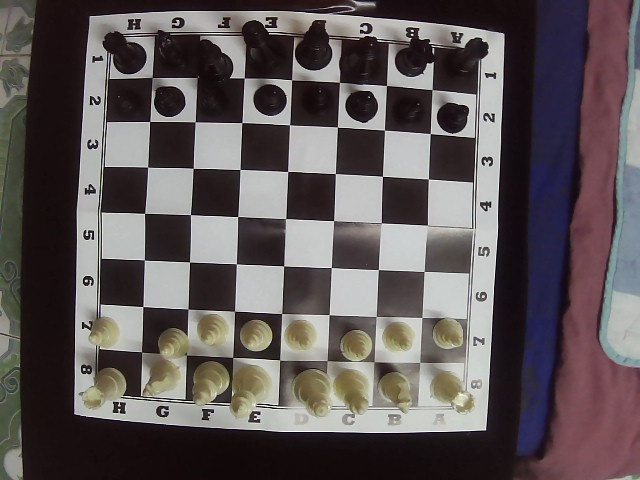
#> input picture src/captured_image2.jpg, 640 x 480 px
$ python test.py
#> lines starting #> are read from the running program, lines starting #| are printed output that depends on the picture; after the words box and inside, x2 and y2 are one past the last pixel; in counts of white or black regions, pixels touching at a corner belong together
import math
from math import sqrt
import cv2
import matplotlib.pyplot as plt
import numpy as np
import scipy.spatial as spatial
import scipy.cluster as cluster
from collections import defaultdict
from statistics import mean
import imutils
from skimage import exposure
import argparse
import random
import json

# Canny edge detection
# [23 lines left out: functions canny_edge, hough_line, h_v_lines, not called in this run]


def distance(p, q):
  return sqrt(sum((px - qx) ** 2.0 for px, qx in zip(p, q)))


# Find the intersections of the lines
# [9 lines left out: function line_intersections, not called in this run]


def perspective_transform(image, corners):
  def order_corner_points(corners):
    # Separate corners into individual points
    # Index 0 - top-right
    #       1 - top-left
    #       2 - bottom-left
    #       3 - bottom-right
    corners = [(corner[0][0], corner[0][1]) for corner in corners]
    top_r, top_l, bottom_l, bottom_r = corners[0], corners[1], corners[2], corners[3]
    return (top_l, top_r, bottom_r, bottom_l)

  # Order points in clockwise order
  ordered_corners = order_corner_points(corners)
  top_l, top_r, bottom_r, bottom_l = ordered_corners

  # Determine width of new image which is the max distance between
  # (bottom right and bottom left) or (top right and top left) x-coordinates
  width_A = np.sqrt(((bottom_r[0] - bottom_l[0]) ** 2) + ((bottom_r[1] - bottom_l[1]) ** 2))
  width_B = np.sqrt(((top_r[0] - top_l[0]) ** 2) + ((top_r[1] - top_l[1]) ** 2))
  width = max(int(width_A), int(width_B))

  # Determine height of new image which is the max distance between
  # (top right and bottom right) or (top left and bottom left) y-coordinates
  height_A = np.sqrt(((top_r[0] - bottom_r[0]) ** 2) + ((top_r[1] - bottom_r[1]) ** 2))
  height_B = np.sqrt(((top_l[0] - bottom_l[0]) ** 2) + ((top_l[1] - bottom_l[1]) ** 2))
  height = max(int(height_A), int(height_B))

  # Construct new points to obtain top-down view of image in
  # top_r, top_l, bottom_l, bottom_r order
  dimensions = np.array([[0, 0], [width - 1, 0], [width - 1, height - 1],
                  [0, height - 1]], dtype = "float32")

  # Convert to Numpy format
  ordered_corners = np.array(ordered_corners, dtype="float32")

  # Find perspective transform matrix
  matrix = cv2.getPerspectiveTransform(ordered_corners, dimensions)

  # Return the transformed image
  return cv2.warpPerspective(image, matrix, (width, height))

def random_color():
  """
  Generate a random color
  """
  color = list(np.random.choice(range(256), size=3))
  return (int(color[0]), int(color[1]), int(color[2]))

# Hierarchical cluster (by euclidean distance) intersection points
# [10 lines left out: function cluster_points, not called in this run]

def rotate_image(image, angle):
  # Grab the dimensions of the image and then determine the center
  (h, w) = image.shape[:2]
  (cX, cY) = (w / 2, h / 2)

  # grab the rotation matrix (applying the negative of the
  # angle to rotate clockwise), then grab the sine and cosine
  # (i.e., the rotation components of the matrix)
  M = cv2.getRotationMatrix2D((cX, cY), -angle, 1.0)
  cos = np.abs(M[0, 0])
  sin = np.abs(M[0, 1])

  # Compute the new bounding dimensions of the image
  nW = int((h * sin) + (w * cos))
  nH = int((h * cos) + (w * sin))

  # Adjust the rotation matrix to take into account translation
  M[0, 2] += (nW / 2) - cX
  M[1, 2] += (nH / 2) - cY

  # Perform the actual rotation and return the image
  return cv2.warpAffine(image, M, (nW, nH))

# with open('squares.json', 'r') as fp:
#     sq_points = json.load(fp)


# [22 lines left out: functions put_centered_text, draw_outlines, not called in this run]


image = cv2.imread('captured_image2.jpg')
#> image is the input picture: shape (480, 640, 3); mean B, G, R 87, 86.2, 93.8
image1 = cv2.imread('captured_image3.jpg')
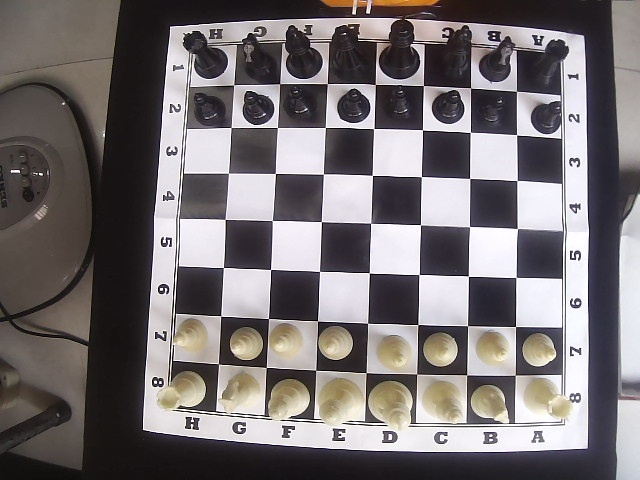
#> input picture src/captured_image3.jpg, 640 x 480 px
#> image1 is the input picture: shape (480, 640, 3); mean B, G, R 113.8, 112.2, 117.8

gray = cv2.cvtColor(image, cv2.COLOR_BGR2GRAY)

smooth = cv2.GaussianBlur(gray, (9, 9), 0)

thresh = cv2.adaptiveThreshold(smooth, 255, cv2.ADAPTIVE_THRESH_GAUSSIAN_C, cv2.THRESH_BINARY, 11, 2)
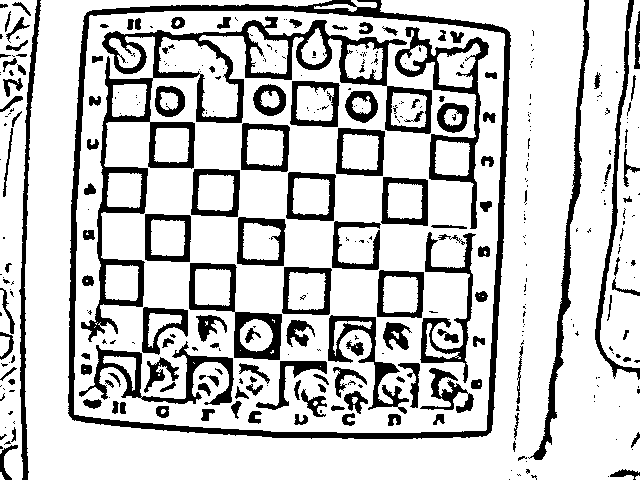
#> thresh: shape (480, 640); 78.4% white; 378 black regions (232 under 20 px), largest, box (x1, y1, x2, y2) and area: (81, 16, 432, 342) 11330, (68, 0, 511, 439) 9791, (395, 27, 489, 229) 3155
thresh = cv2.bitwise_not(thresh)

kernel = np.array([[0, 1, 0], [1, 1, 1], [0, 1, 0]], dtype=np.uint8)
thresh = cv2.dilate(thresh, kernel, iterations=1)
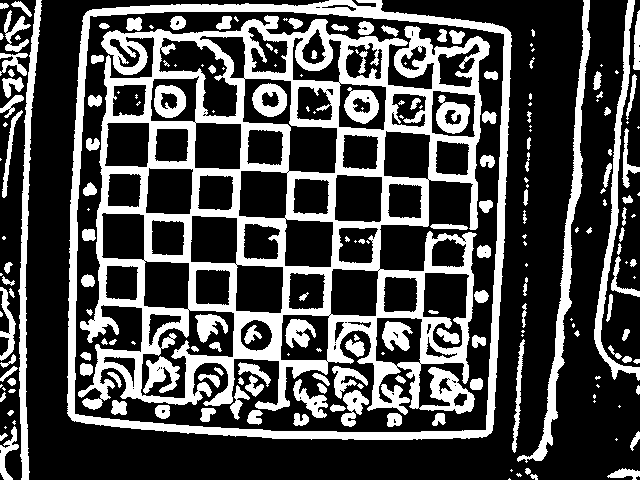
#> thresh: shape (480, 640); 30.5% white; 212 white regions (75 under 20 px)
cnts = cv2.findContours(thresh.copy(), cv2.RETR_TREE, cv2.CHAIN_APPROX_SIMPLE)
#> cnts = 351 contours, 167 with area under 20; largest, box (x1, y1, x2, y2) and area: (67, 0, 512, 440) 183237, (74, 11, 505, 433) 171658, (78, 15, 490, 415) 122318, (140, 309, 235, 399) 4397, (242, 78, 338, 174) 4284
cnts = imutils.grab_contours(cnts)
cnts = sorted(cnts, key=cv2.contourArea, reverse = True)
peri = cv2.arcLength(cnts[0], True)
#> peri = 1811.7
biggest_cnt = cv2.approxPolyDP(cnts[0], 0.025 * peri, True)
#> biggest_cnt = [[510, 32], [87, 11], [71, 419], [490, 433]]

imagedrawed = cv2.drawContours(image, [biggest_cnt], -1, random_color(), 2)

transformed = perspective_transform(image, biggest_cnt)
#> in order_corner_points, `corners = [(corner[0][0], corner[0][1]) for corner in corners]`: corners = [(510, 32), (87, 11), (71, 419), (490, 433)]
#> in order_corner_points, `top_r, top_l, bottom_l, bottom_r = corners[0], corners[1], corners[2],..`: top_r = (510, 32); top_l = (87, 11); bottom_l = (71, 419); bottom_r = (490, 433)
#> in perspective_transform, `ordered_corners = order_corner_points(corners)`: ordered_corners = ((87, 11), (510, 32), (490, 433), (71, 419))
#> in perspective_transform, `top_l, top_r, bottom_r, bottom_l = ordered_corners`: top_l = (87, 11); top_r = (510, 32); bottom_r = (490, 433); bottom_l = (71, 419)
#> in perspective_transform, `width_A = np.sqrt(((bottom_r[0] - bottom_l[0]) ** 2) + ((bottom_r[1] -..`: width_A = 419.2
#> in perspective_transform, `width_B = np.sqrt(((top_r[0] - top_l[0]) ** 2) + ((top_r[1] - top_l[1]..`: width_B = 423.5
#> in perspective_transform, `width = max(int(width_A), int(width_B))`: width = 423
#> in perspective_transform, `height_A = np.sqrt(((top_r[0] - bottom_r[0]) ** 2) + ((top_r[1] - bott..`: height_A = 401.5
#> in perspective_transform, `height_B = np.sqrt(((top_l[0] - bottom_l[0]) ** 2) + ((top_l[1] - bott..`: height_B = 408.3
#> in perspective_transform, `height = max(int(height_A), int(height_B))`: height = 408
#> in perspective_transform, `dimensions = np.array([[0, 0], [width - 1, 0], [width - 1, height - 1]..`: dimensions = [[0, 0], [422, 0], [422, 407], [0, 407]]
#> in perspective_transform, `ordered_corners = np.array(ordered_corners, dtype="float32")`: ordered_corners = [[87, 11], [510, 32], [490, 433], [71, 419]]
#> in perspective_transform, `matrix = cv2.getPerspectiveTransform(ordered_corners, dimensions)`: matrix = [[0.975, 0.0383, -85.28], [-0.0487, 0.982, -6.56], [-3.83e-05, -2.65e-05, 1]]
#> in perspective_transform, `return cv2.warpPerspective(image, matrix, (width, height))`:
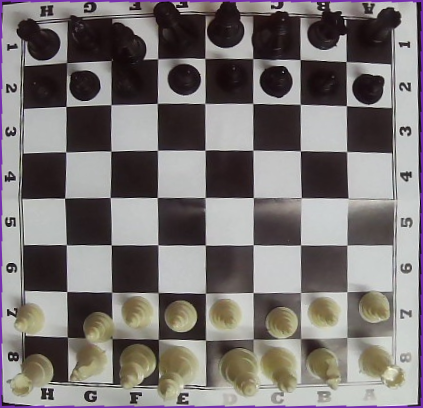
#> returned value: shape (408, 423, 3); mean of channels 0, 1, 2 115.6, 116.5, 122; drawn as B, G, R
transformed1 = perspective_transform(image1, biggest_cnt)

transformed = rotate_image(transformed, 180)
transformed1 = rotate_image(transformed1, 180)

PADDING = (15, 15)
OUTPUT_IMAGE_SIZE = (500, 500)

h, w = transformed.shape[:2]
#> h = 408; w = 423
padding_horizontal, padding_vertical = PADDING

output_img_h, output_img_w, = OUTPUT_IMAGE_SIZE

pts1 = np.float32([
  PADDING,
  (w - padding_horizontal, padding_vertical),
  (padding_horizontal, h - padding_vertical),
  (w - padding_horizontal, h - padding_vertical)
])

pts2 = np.float32([
[0, 0],
[output_img_w, 0],
[0, output_img_h],
[output_img_w, output_img_h]
])

M = cv2.getPerspectiveTransform(pts1, pts2)

dst = cv2.warpPerspective(transformed, M, OUTPUT_IMAGE_SIZE)
dst1 = cv2.warpPerspective(transformed1, M, OUTPUT_IMAGE_SIZE)

#Get the absolute difference between the initial and final frames.
if dst.shape != dst1.shape:
    # Resize image2 to match the shape of image1
    dst1 = cv2.resize(dst1, (dst.shape[1], dst.shape[0]))

diff = cv2.absdiff(dst, dst1)
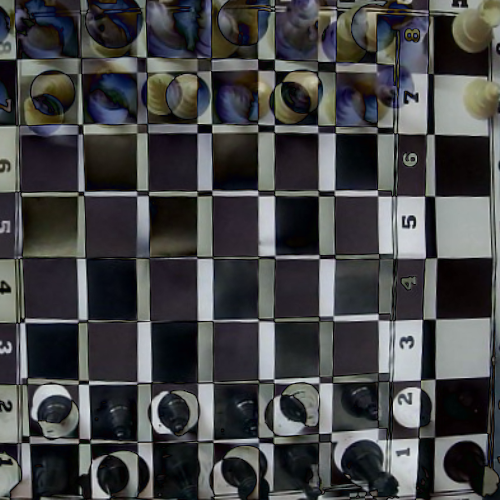
#> diff: shape (500, 500, 3); mean B, G, R 70.8, 69.8, 69

retval, mask_thresh = cv2.threshold(diff, 35, 255, cv2.THRESH_BINARY)

if mask_thresh.ndim == 3:
    mask_thresh = cv2.cvtColor(mask_thresh, cv2.COLOR_BGR2GRAY)
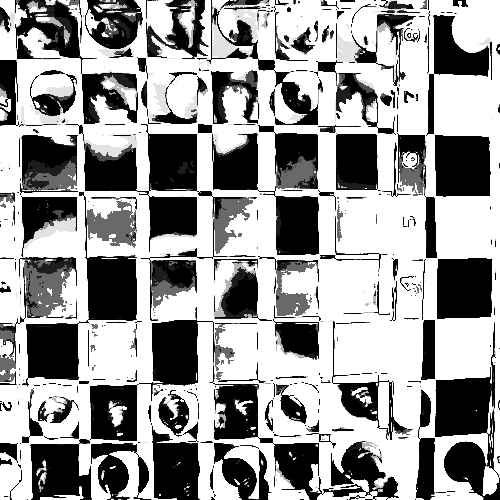
#> mask_thresh: shape (500, 500); min 0, max 255, mean 155.2
elif mask_thresh.dtype != 'uint8':
    mask_thresh = mask_thresh.astype('uint8')

# # set the kernal
kernel = cv2.getStructuringElement(cv2.MORPH_ELLIPSE, (25, 25))

# Apply erosion
mask_eroded = cv2.morphologyEx(mask_thresh, cv2.MORPH_OPEN, kernel)
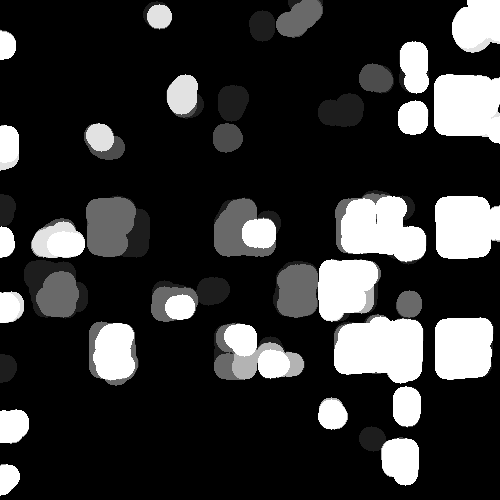
#> mask_eroded: shape (500, 500); min 0, max 255, mean 50.6

# draw_outlines(sq_points, dst)

cv2.imshow('Webcam1', mask_eroded)

cv2.waitKey(0)  # Wait for a key press to close the window
cv2.destroyAllWindows()
